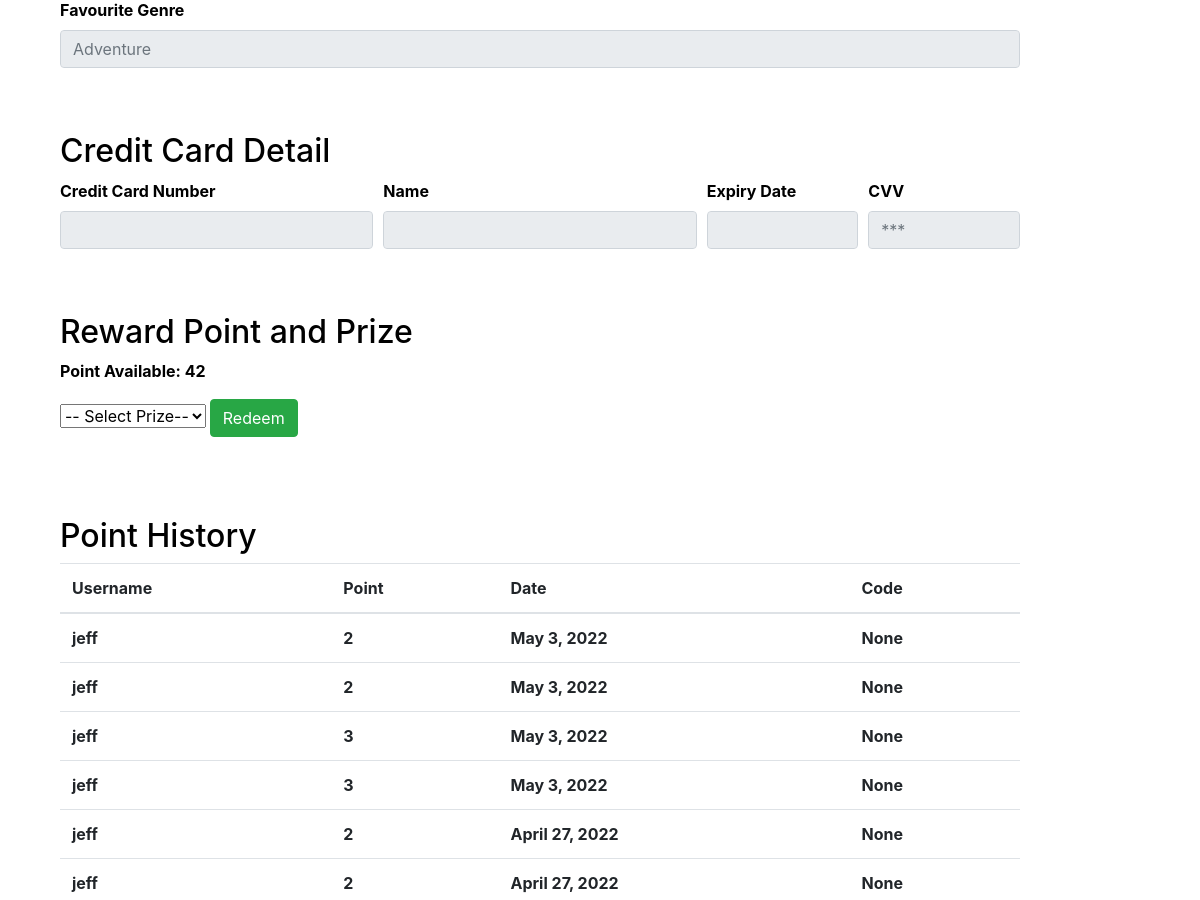
The page /profile/ (signed in, middle part) on the database as committed earlier.
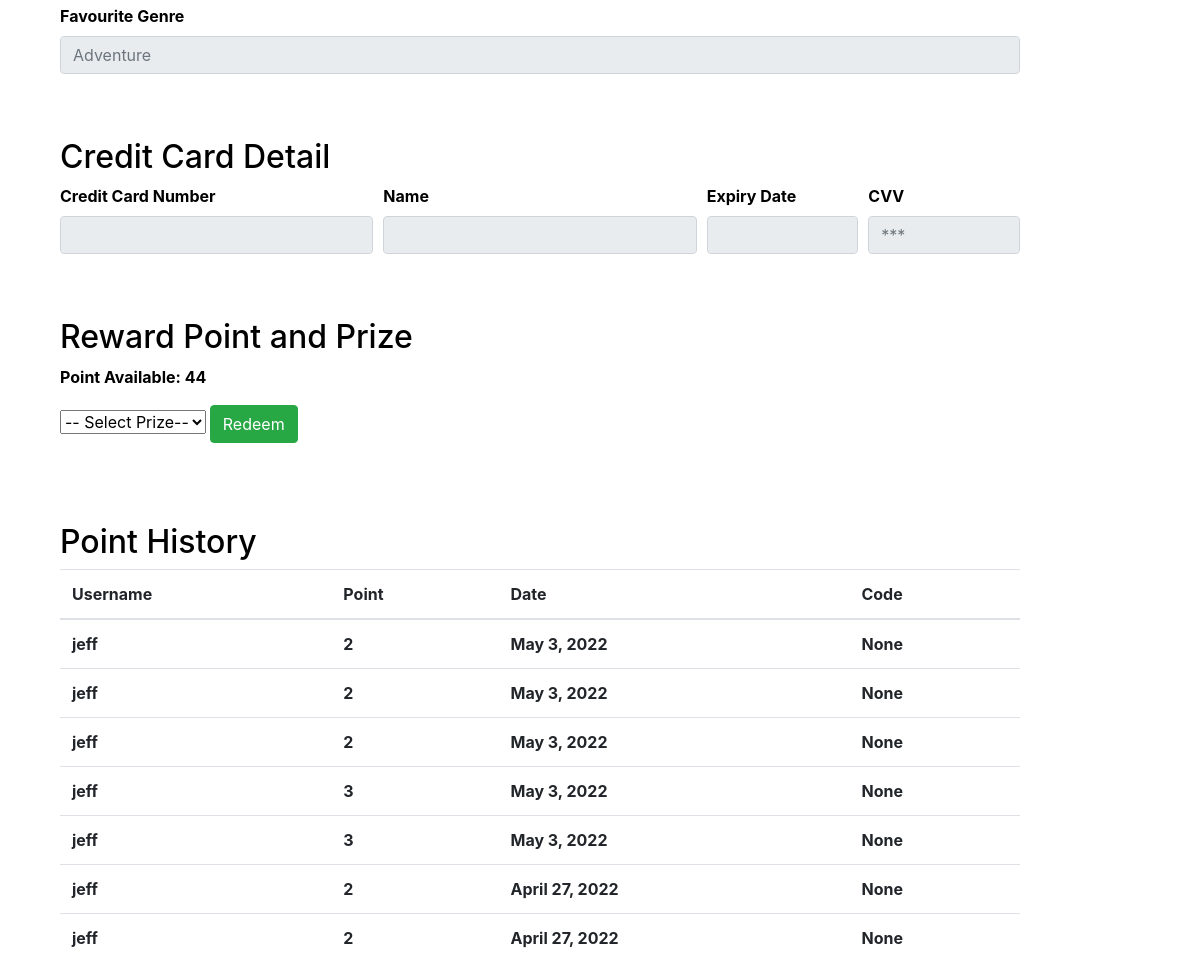
The same page on the database as committed later.
### main/models.py (models this page shows)
class Reward_Point(models.Model):
    id = models.AutoField(primary_key=True)
    user_id = models.ForeignKey(User, on_delete=models.CASCADE)
    point = models.IntegerField(default=None, blank=True, null=True)
    date_modified = models.DateField(auto_now_add=True)
    redeem_item_id = models.ForeignKey(PrizeList, on_delete=models.CASCADE, default=None, blank=True, null=True)
    code = models.CharField(max_length=50,default=None, blank=True, null=True)

### main/views.py (the view)
# urls.py: path("profile/", views.profile, name="profile"),
def profile(response):
    user = response.user
    data = Reward_Point.objects.filter(user_id=user).aggregate(thedata=Sum('point'))
    prize = PrizeList.objects.all()
    reward = Reward_Point.objects.filter(user_id=user).order_by('-id')
    msg = ''
    if 'prize_chosen' in response.POST:
        item = response.POST['prize_chosen']
        point = data['thedata']
        msg = ""
        chosenPrizeID = PrizeList.objects.get(pk=item)
        rp_PrizeItem = PrizeList.objects.filter(pk=item).values_list('require_points', flat=True)[0]
        if point is not None and point >= rp_PrizeItem:
            point = 0-rp_PrizeItem
            S = 30
            ran = ''.join(random.choices(string.ascii_uppercase + string.digits, k = S))
            if item == '1':
                ran = 'MV-'+ran
                msg = 'Please do a screenshot and present it to the staff  \n\n' + ran
            if item == '2':
                ran = 'FD-'+ran
                msg = 'Please do a screenshot and present it to the staff  \n\n' + ran
            if item == '3':
                ran = 'One month subscription'
                msg = 'We will extend your subscription for one month'
            r = Reward_Point(user_id=user, point=point, redeem_item_id=chosenPrizeID, code = ran)
            r.save()
            data = Reward_Point.objects.filter(user_id=user).aggregate(thedata=Sum('point'))
        else:
            msg = 'You do not have enough point'
    else:
        error = "something wrong"
    context = {"data":data,
                "prize":prize,
                "reward":reward,
                "msg": msg
    }
    return render(response, "main/profile.html", context)

### main/templates/main/profile.html (shortened to what this page needs)
{% extends "main/base.html" %}
{% block content %}
    <div class="form-group">
      <label for="inputEmail4">Favourite Genre</label>
      <input type="text" class="form-control" id="inputEmail4" placeholder="{{ user.account.genres }}" disabled="true">
    </div>
    <br /><br />
<h2>Credit Card Detail</h2>
    <div class="form-row">
      <div class="form-group col-md-4">
        <label for="inputEmail4">Credit Card Number</label>
        <input type="text" class="form-control" placeholder="{{ user.creditcard.cc_number }}" disabled="true">
      </div>
      <div class="form-group col-md-4">
        <label for="inputEmail4">Name</label>
        <input type="text" class="form-control" placeholder="{{ user.creditcard.cc_name }}" disabled="true">
      </div>
      <div class="form-group col-md-2">
        <label for="inputZip">Expiry Date</label>
        <input type="text" class="form-control" placeholder="{{ user.creditcard.cc_expirydate }}" disabled="true">
      </div>
      <div class="form-group col-md-2">
        <label for="inputZip">CVV</label>
        <input type="text" class="form-control" placeholder="***" disabled="true">
      </div>
    </div>
    <br /><br />
<h2>Reward Point and Prize</h2>
<p>Point Available: {{data.thedata}}</p>
<form method="POST" class="form-group" action="">
  <select name="prize_chosen" action="">
    <option selected disabled="true">-- Select Prize--</option>
  </select>
  <input type="submit" class="btn btn-success" value="Redeem">
</form>
<br />
<br />
<h2>Point History</h2>
<div class="table-responsive">
    <table class="table">
      <thead>
        <tr>
          <th scope="col">Username</th>
          <th scope="col">Point</th>
          <th scope="col">Date</th>
          <th scope="col">Code</th>
        </tr>
      </thead>
      <tbody>
        {% for td in reward.all %}
          <tr>
            <td>{{td.user_id}}</td>
            <td>{{td.point}}</td>
            <td>{{td.date_modified}}</td>
            <td>{{td.code}}</td>
          </tr>
        {% endfor %}
      </tbody>
    </table>
  </div>
{% endblock %}

Rows that differ between the two databases and show on the page:
added Reward_Point: user_id "jeff", point "2", date_modified "May 3, 2022", code "None"
Other text that changed with them:
{{ data.thedata }}: "42" → "44"
